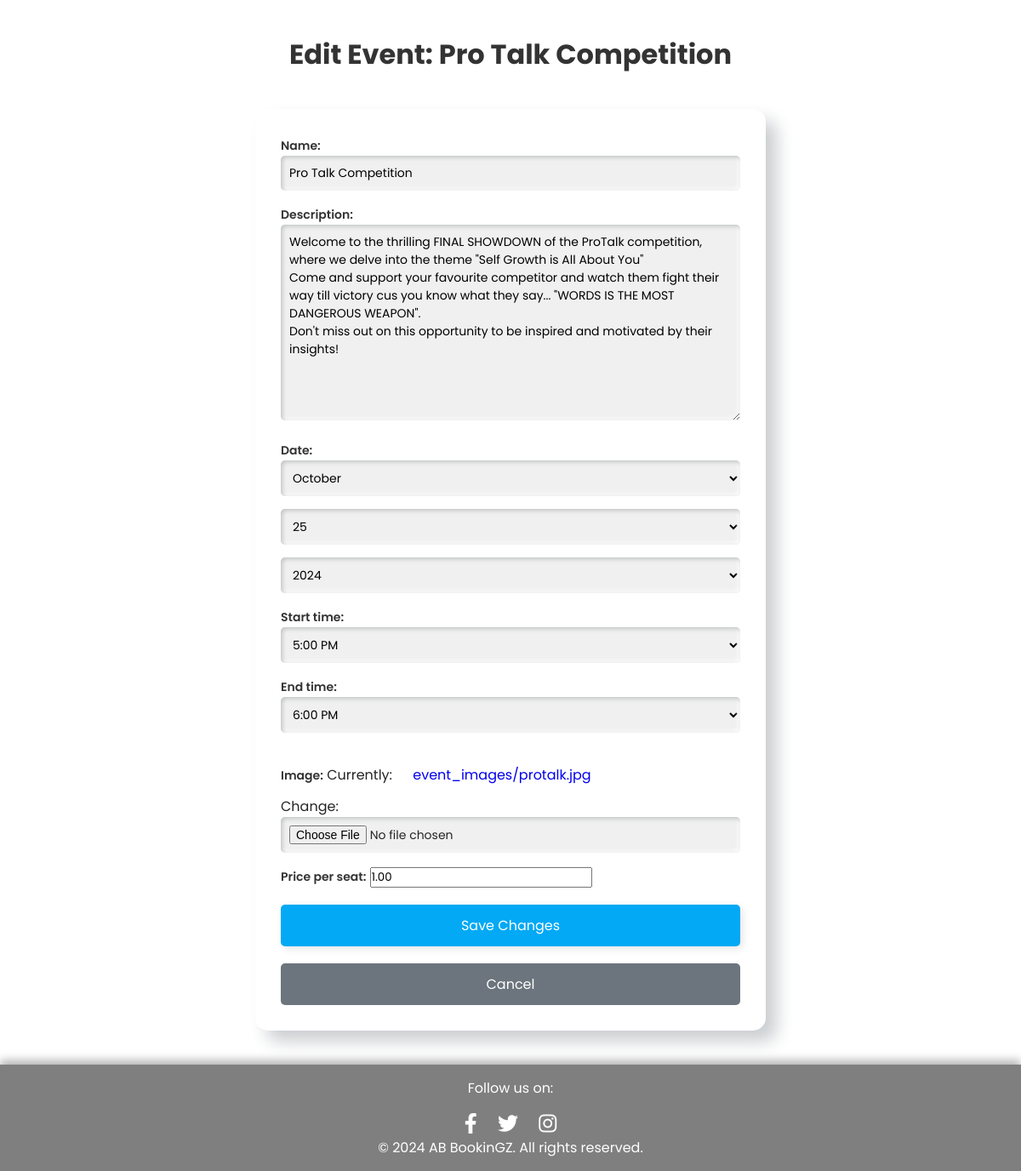
The app's page /edit-event/1/ (signed in) with its own data.
### ABhallbooking/models.py (models this page shows, shortened)
class Event(models.Model):
    id = models.AutoField(primary_key=True)  # Explicitly define primary key
    name = models.CharField(max_length=100)
    description = models.TextField()
    date = models.DateField()
    start_time = models.CharField(max_length=5, choices=TIME_CHOICES)
    end_time = models.CharField(max_length=5, choices=TIME_CHOICES)
    price_per_seat = models.DecimalField(max_digits=8, decimal_places=2)
    image = models.ImageField(upload_to='event_images/')

### ABhallbooking/views.py (the view)
# urls.py: path('edit-event/<int:event_id>/', views.edit_event, name='edit_event'),
def edit_event(request, event_id):
    if not request.user.is_staff:  # Ensure only admin can access
        return redirect('index')
    event = get_object_or_404(Event, id=event_id)
    if request.method == 'POST':
        form = EventForm(request.POST, request.FILES, instance=event)
        if form.is_valid():
            form.save()
            return redirect('index')
    else:
        form = EventForm(instance=event)
    return render(request, 'edit_event.html', {'form': form, 'event': event})

### ABhallbooking/forms.py
class EventForm(forms.ModelForm):
    start_time = forms.ChoiceField(choices=TIME_CHOICES)
    end_time = forms.ChoiceField(choices=TIME_CHOICES)
    class Meta:
        model = Event
        fields = ['name', 'description', 'date', 'start_time', 'end_time', 'image','price_per_seat']
        widgets = {
            'date': forms.SelectDateWidget(),  # Dropdown for date
            'start_time': forms.Select(choices=TIME_CHOICES),  # Dropdown for start time
            'end_time': forms.Select(choices=TIME_CHOICES),  # Dropdown for end time
        }

### ABhallbooking/templates/edit_event.html (shortened to what this page needs)
{% load static %}
<!DOCTYPE html>
<html lang="en">
<head>
    <link rel="stylesheet" href="https://cdnjs.cloudflare.com/ajax/libs/font-awesome/6.0.0-beta3/css/all.min.css" />
</head>
<body>
    <h1>Edit Event: {{ event.name }}</h1>
    <div class="container">
        <form method="POST" enctype="multipart/form-data">
            {{ form.as_p }}
            <button type="submit" class="btn btn-success">Save Changes</button>
            <a href="{% url 'index' %}" class="btn btn-secondary">Cancel</a>
        </form>
    </div>
    <footer class="footer">
        <p>Follow us on:</p>
        <div class="social-icons">
            <a href="https://www.facebook.com/mediakpmim"><i class="fab fa-facebook-f"></i></a>
            <a href="https://x.com/?lang=en"><i class="fab fa-twitter"></i></a>
            <a href="https://www.instagram.com"><i class="fab fa-instagram"></i></a>
        </div>
        <p>&copy; 2024 AB BookinGZ. All rights reserved.</p>
    </footer>
</body>
</html>

### records on screen
Event: name "Pro Talk Competition", description "Welcome to the thrilling FINAL SHOWDOWN of the ProTalk competition, where we delve into the theme \"Self Growth is All About You\" Come and support your favourite competitor and watch them fight their way till victory cus you know what they say... \"WORDS IS THE MOST DANGEROUS WEAPON\". Don't miss out on this opportunity to be inspired and motivated by their insights!", start_time "5:00 PM", end_time "6:00 PM", price_per_seat "1.00"
